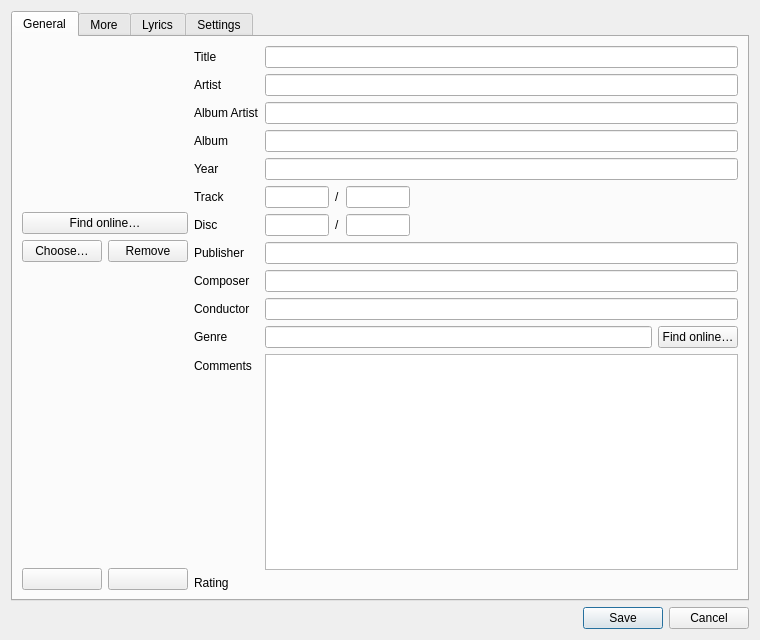
<?xml version="1.0" encoding="UTF-8"?>
<ui version="4.0">
<class>tagEditDialog</class>
<widget class="QDialog" name="tagEditDialog">
<property name="geometry"><rect><x>0</x><y>0</y><width>760</width><height>640</height></rect></property>
<property name="windowTitle"><string>Edit tags</string></property>
<layout class="QVBoxLayout" name="tagEditLayout">
<item><widget class="QTabWidget" name="tagEditTabs">
<widget class="QWidget" name="tagEditGeneralTab"><attribute name="title"><string>General</string></attribute>
<layout class="QHBoxLayout" name="tagEditGeneralLayout">
<item><layout class="QVBoxLayout" name="tagEditImageColumn">
<item><widget class="QLabel" name="tagEditImage">
<property name="minimumSize"><size><width>160</width><height>160</height></size></property>
<property name="maximumSize"><size><width>160</width><height>160</height></size></property>
<property name="toolTip"><string>Click to choose an image</string></property>
<property name="text"><string/></property>
<property name="scaledContents"><bool>true</bool></property>
<property name="alignment"><set>Qt::AlignmentFlag::AlignCenter</set></property>
</widget></item>
<item><widget class="QPushButton" name="tagEditFindImageButton"><property name="text"><string>Find online…</string></property></widget></item>
<item><layout class="QHBoxLayout" name="tagEditImageButtons"><item><widget class="QPushButton" name="tagEditChooseImageButton"><property name="text"><string>Choose…</string></property></widget></item><item><widget class="QPushButton" name="tagEditRemoveImageButton"><property name="text"><string>Remove</string></property></widget></item></layout></item>
<item><spacer name="tagEditImageSpacer"><property name="orientation"><enum>Qt::Orientation::Vertical</enum></property><property name="sizeHint" stdset="0"><size><width>20</width><height>40</height></size></property></spacer></item>
<item><layout class="QHBoxLayout" name="tagEditSongButtons"><item><widget class="QPushButton" name="tagEditPreviousButton"><property name="toolTip"><string>Previous song</string></property><property name="text"><string/></property><property name="icon"><iconset><normaloff>assets/move-left.svg</normaloff>assets/move-left.svg</iconset></property></widget></item><item><widget class="QPushButton" name="tagEditNextButton"><property name="toolTip"><string>Next song</string></property><property name="text"><string/></property><property name="icon"><iconset><normaloff>assets/move-right.svg</normaloff>assets/move-right.svg</iconset></property></widget></item></layout></item>
</layout></item>
<item><layout class="QFormLayout" name="tagEditGeneralForm"><item row="0" column="0"><widget class="QLabel" name="tagEditFormLabel1"><property name="text"><string>Title</string></property></widget></item><item row="0" column="1"><widget class="QLineEdit" name="tagField_title"/></item><item row="1" column="0"><widget class="QLabel" name="tagEditFormLabel2"><property name="text"><string>Artist</string></property></widget></item><item row="1" column="1"><widget class="QLineEdit" name="tagField_artist"/></item><item row="2" column="0"><widget class="QLabel" name="tagEditFormLabel3"><property name="text"><string>Album Artist</string></property></widget></item><item row="2" column="1"><widget class="QLineEdit" name="tagField_albumartist"/></item><item row="3" column="0"><widget class="QLabel" name="tagEditFormLabel4"><property name="text"><string>Album</string></property></widget></item><item row="3" column="1"><widget class="QLineEdit" name="tagField_album"/></item><item row="4" column="0"><widget class="QLabel" name="tagEditFormLabel5"><property name="text"><string>Year</string></property></widget></item><item row="4" column="1"><widget class="QLineEdit" name="tagField_date"/></item><item row="5" column="0"><widget class="QLabel" name="tagEditFormLabel6"><property name="text"><string>Track</string></property></widget></item><item row="5" column="1"><layout class="QHBoxLayout" name="tagPair_tracknumber"><item><widget class="QLineEdit" name="tagField_tracknumber"><property name="maximumSize"><size><width>64</width><height>16777215</height></size></property></widget></item><item><widget class="QLabel" name="tagPairSlash_tracknumber"><property name="text"><string>/</string></property></widget></item><item><widget class="QLineEdit" name="tagField_tracktotal"><property name="maximumSize"><size><width>64</width><height>16777215</height></size></property></widget></item><item><spacer name="tagPairSpacer_tracknumber"><property name="orientation"><enum>Qt::Orientation::Horizontal</enum></property><property name="sizeHint" stdset="0"><size><width>40</width><height>20</height></size></property></spacer></item></layout></item><item row="6" column="0"><widget class="QLabel" name="tagEditFormLabel7"><property name="text"><string>Disc</string></property></widget></item><item row="6" column="1"><layout class="QHBoxLayout" name="tagPair_discnumber"><item><widget class="QLineEdit" name="tagField_discnumber"><property name="maximumSize"><size><width>64</width><height>16777215</height></size></property></widget></item><item><widget class="QLabel" name="tagPairSlash_discnumber"><property name="text"><string>/</string></property></widget></item><item><widget class="QLineEdit" name="tagField_disctotal"><property name="maximumSize"><size><width>64</width><height>16777215</height></size></property></widget></item><item><spacer name="tagPairSpacer_discnumber"><property name="orientation"><enum>Qt::Orientation::Horizontal</enum></property><property name="sizeHint" stdset="0"><size><width>40</width><height>20</height></size></property></spacer></item></layout></item><item row="7" column="0"><widget class="QLabel" name="tagEditFormLabel8"><property name="text"><string>Publisher</string></property></widget></item><item row="7" column="1"><widget class="QLineEdit" name="tagField_publisher"/></item><item row="8" column="0"><widget class="QLabel" name="tagEditFormLabel9"><property name="text"><string>Composer</string></property></widget></item><item row="8" column="1"><widget class="QLineEdit" name="tagField_composer"/></item><item row="9" column="0"><widget class="QLabel" name="tagEditFormLabel10"><property name="text"><string>Conductor</string></property></widget></item><item row="9" column="1"><widget class="QLineEdit" name="tagField_conductor"/></item><item row="10" column="0"><widget class="QLabel" name="tagEditFormLabel11"><property name="text"><string>Genre</string></property></widget></item><item row="10" column="1"><layout class="QHBoxLayout" name="tagEditGenreRow"><item><widget class="QLineEdit" name="tagField_genre"/></item><item><widget class="QPushButton" name="tagEditFindGenreButton"><property name="text"><string>Find online…</string></property></widget></item></layout></item><item row="11" column="0"><widget class="QLabel" name="tagEditFormLabel12"><property name="text"><string>Comments</string></property></widget></item><item row="11" column="1"><widget class="QPlainTextEdit" name="tagField_comment"><property name="tabChangesFocus"><bool>true</bool></property></widget></item><item row="12" column="0"><widget class="QLabel" name="tagEditFormLabel13"><property name="text"><string>Rating</string></property></widget></item><item row="12" column="1"><widget class="QLabel" name="tagEditRating"><property name="maximumSize"><size><width>16777215</width><height>16</height></size></property><property name="cursor"><cursorShape>PointingHandCursor</cursorShape></property><property name="mouseTracking"><bool>true</bool></property><property name="toolTip"><string>Click the same star again to clear the rating.</string></property><property name="text"><string/></property></widget></item></layout></item>
</layout></widget>
<widget class="QWidget" name="tagEditMoreTab"><attribute name="title"><string>More</string></attribute>
<layout class="QVBoxLayout" name="tagEditMoreLayout">
<item><widget class="QScrollArea" name="tagEditMoreScroll"><property name="widgetResizable"><bool>true</bool></property>
<widget class="QWidget" name="tagEditMoreContents"><layout class="QFormLayout" name="tagEditMoreForm"><item row="0" column="0"><widget class="QLabel" name="tagEditFormLabel14"><property name="text"><string>Original Artist</string></property></widget></item><item row="0" column="1"><widget class="QLineEdit" name="tagField_originalartist"/></item><item row="1" column="0"><widget class="QLabel" name="tagEditFormLabel15"><property name="text"><string>Original Album</string></property></widget></item><item row="1" column="1"><widget class="QLineEdit" name="tagField_originalalbum"/></item><item row="2" column="0"><widget class="QLabel" name="tagEditFormLabel16"><property name="text"><string>Original Year</string></property></widget></item><item row="2" column="1"><widget class="QLineEdit" name="tagField_originaldate"/></item><item row="3" column="0"><widget class="QLabel" name="tagEditFormLabel17"><property name="text"><string>Keywords</string></property></widget></item><item row="3" column="1"><widget class="QLineEdit" name="tagField_keywords"/></item><item row="4" column="0"><widget class="QLabel" name="tagEditFormLabel18"><property name="text"><string>Occasion</string></property></widget></item><item row="4" column="1"><widget class="QLineEdit" name="tagField_occasion"/></item><item row="5" column="0"><widget class="QLabel" name="tagEditFormLabel19"><property name="text"><string>Mood</string></property></widget></item><item row="5" column="1"><widget class="QLineEdit" name="tagField_mood"/></item><item row="6" column="0"><widget class="QLabel" name="tagEditFormLabel20"><property name="text"><string>Language</string></property></widget></item><item row="6" column="1"><widget class="QLineEdit" name="tagField_language"/></item><item row="7" column="0"><widget class="QLabel" name="tagEditFormLabel21"><property name="text"><string>Grouping</string></property></widget></item><item row="7" column="1"><widget class="QLineEdit" name="tagField_grouping"/></item><item row="8" column="0"><widget class="QLabel" name="tagEditFormLabel22"><property name="text"><string>Subtitle</string></property></widget></item><item row="8" column="1"><widget class="QLineEdit" name="tagField_subtitle"/></item><item row="9" column="0"><widget class="QLabel" name="tagEditFormLabel23"><property name="text"><string>BPM</string></property></widget></item><item row="9" column="1"><widget class="QLineEdit" name="tagField_bpm"/></item><item row="10" column="0"><widget class="QLabel" name="tagEditFormLabel24"><property name="text"><string>Key</string></property></widget></item><item row="10" column="1"><widget class="QLineEdit" name="tagField_initialkey"/></item><item row="11" column="0"><widget class="QLabel" name="tagEditFormLabel25"><property name="text"><string>Lyricist</string></property></widget></item><item row="11" column="1"><widget class="QLineEdit" name="tagField_lyricist"/></item><item row="12" column="0"><widget class="QLabel" name="tagEditFormLabel26"><property name="text"><string>Remixer</string></property></widget></item><item row="12" column="1"><widget class="QLineEdit" name="tagField_remixer"/></item><item row="13" column="0"><widget class="QLabel" name="tagEditFormLabel27"><property name="text"><string>Copyright</string></property></widget></item><item row="13" column="1"><widget class="QLineEdit" name="tagField_copyright"/></item><item row="14" column="0"><widget class="QLabel" name="tagEditFormLabel28"><property name="text"><string>Encoded By</string></property></widget></item><item row="14" column="1"><widget class="QLineEdit" name="tagField_encodedby"/></item><item row="15" column="0"><widget class="QLabel" name="tagEditFormLabel29"><property name="text"><string>ISRC</string></property></widget></item><item row="15" column="1"><widget class="QLineEdit" name="tagField_isrc"/></item></layout></widget></widget></item>
<item><widget class="QLabel" name="tagEditOtherLabel"><property name="text"><string>Other tags</string></property></widget></item>
<item><widget class="QTableWidget" name="tagEditOtherTable">
<property name="selectionBehavior"><enum>QAbstractItemView::SelectionBehavior::SelectRows</enum></property>
<attribute name="horizontalHeaderStretchLastSection"><bool>true</bool></attribute>
<attribute name="verticalHeaderVisible"><bool>false</bool></attribute>
<column><property name="text"><string>Tag</string></property></column>
<column><property name="text"><string>Value</string></property></column>
</widget></item>
<item><layout class="QHBoxLayout" name="tagEditOtherButtons"><item><widget class="QPushButton" name="tagEditAddTagButton"><property name="text"><string>Add tag</string></property><property name="icon"><iconset><normaloff>assets/plus.svg</normaloff>assets/plus.svg</iconset></property></widget></item><item><widget class="QPushButton" name="tagEditRemoveTagButton"><property name="text"><string>Remove tag</string></property><property name="icon"><iconset><normaloff>assets/minus.svg</normaloff>assets/minus.svg</iconset></property></widget></item><item><spacer name="tagEditOtherButtonsSpacer"><property name="orientation"><enum>Qt::Orientation::Horizontal</enum></property><property name="sizeHint" stdset="0"><size><width>40</width><height>20</height></size></property></spacer></item></layout></item>
</layout></widget>
<widget class="QWidget" name="tagEditLyricsTab"><attribute name="title"><string>Lyrics</string></attribute>
<layout class="QVBoxLayout" name="tagEditLyricsLayout">
<item><widget class="QComboBox" name="tagEditLyricsSource">
<item><property name="text"><string>.lrc file next to the song</string></property></item>
<item><property name="text"><string>Embedded in the song</string></property></item>
</widget></item>
<item><widget class="QPlainTextEdit" name="tagEditLyrics"/></item>
</layout></widget>
<widget class="QWidget" name="tagEditSettingsTab"><attribute name="title"><string>Settings</string></attribute></widget>
</widget></item>
<item><widget class="QDialogButtonBox" name="tagEditButtonBox">
<property name="standardButtons"><set>QDialogButtonBox::StandardButton::Cancel|QDialogButtonBox::StandardButton::Save</set></property>
</widget></item>
</layout>
</widget>
<resources/>
<connections/>
</ui>
